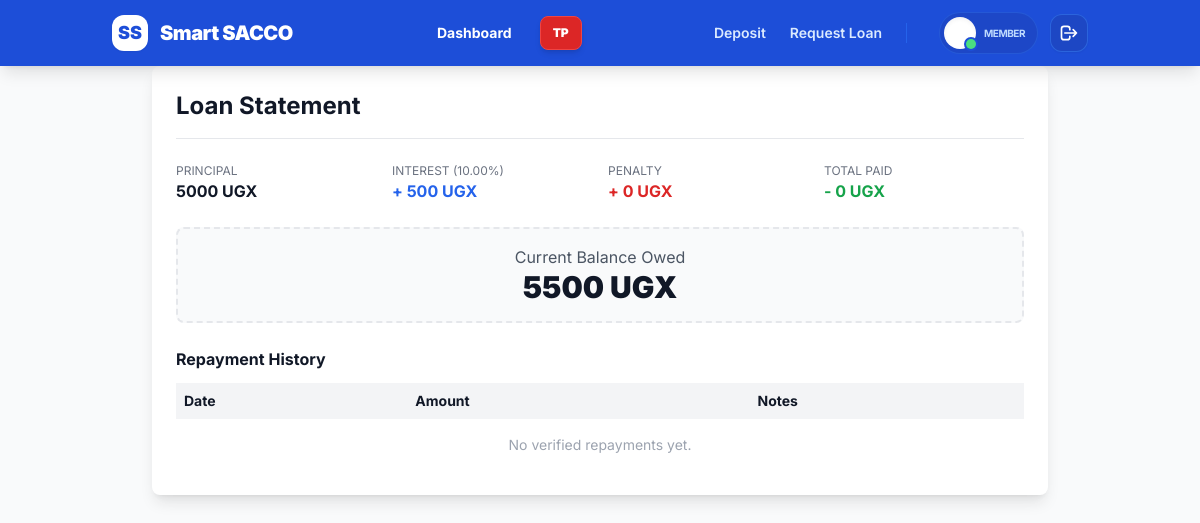
/loans/statement/2/ (signed in), run on the app's committed database.
### loans/models.py (models this page shows, shortened)
class Loan(models.Model):
    STATUS_CHOICES = (
        ('PENDING', 'Pending Approval'),
        ('APPROVED', 'Approved'),
        ('DISBURSED', 'Disbursed (Money Sent)'),
        ('FULLY_PAID', 'Fully Paid'),
        ('REJECTED', 'Rejected'),
    )
    user = models.ForeignKey(settings.AUTH_USER_MODEL, on_delete=models.CASCADE)
    amount_requested = models.DecimalField(max_digits=12, decimal_places=2)
    interest_rate = models.DecimalField(max_digits=5, decimal_places=2, default=10.00)
    penalty_rate = models.DecimalField(max_digits=5, decimal_places=2, default=2.00) # 2% Penalty
    duration_months = models.IntegerField(default=12)
    status = models.CharField(max_length=20, choices=STATUS_CHOICES, default='PENDING')
    date_applied = models.DateTimeField(auto_now_add=True)
    @property
    def base_total_payable(self):
        interest = (self.amount_requested * self.interest_rate) / 100
        return self.amount_requested + interest
    @property
    def total_repaid(self):
        return self.repayments.filter(status='VERIFIED').aggregate(
            Sum('amount')
        )['amount__sum'] or 0
    @property
    def due_date(self):
        return self.date_applied + timedelta(days=self.duration_months * 30)
    @property
    def is_overdue(self):
        base_balance = self.base_total_payable - self.total_repaid
        if base_balance > 0 and timezone.now() > self.due_date:
            return True
        return False
    @property
    def penalty_amount(self):
        if self.is_overdue:
            base_balance = self.base_total_payable - self.total_repaid
            return (base_balance * self.penalty_rate) / 100
        return 0
    @property
    def total_repayable(self):
        return self.base_total_payable + self.penalty_amount
    @property
    def remaining_balance(self):
        return self.total_repayable - self.total_repaid

### loans/views.py (the view)
# urls.py: path('statement/<int:loan_id>/', views.loan_statement, name='loan_statement'),
@login_required
def loan_statement(request, loan_id):
    loan = get_object_or_404(Loan, id=loan_id, user=request.user)
    repayments = loan.repayments.filter(status='VERIFIED').order_by('-date_paid')
    context = {
        'loan': loan,
        'repayments': repayments,
        'interest_amount': (loan.amount_requested * loan.interest_rate) / 100,
    }
    return render(request, 'loans/loan_statement.html', context)

### loans/templates/loans/loan_statement.html
{% extends 'base.html' %}
{% block content %}
<div class="max-w-4xl mx-auto p-6 bg-white shadow-lg rounded-lg">
    <h2 class="text-2xl font-bold border-b pb-4">Loan Statement</h2>
    <div class="grid grid-cols-2 md:grid-cols-4 gap-4 my-6">
        <div>
            <p class="text-gray-500 text-xs uppercase">Principal</p>
            <p class="font-bold">{{ loan.amount_requested|floatformat:0 }} UGX</p>
        </div>
        <div>
            <p class="text-gray-500 text-xs uppercase">Interest ({{ loan.interest_rate }}%)</p>
            <p class="font-bold text-blue-600">+ {{ interest_amount|floatformat:0 }} UGX</p>
        </div>
        <div>
            <p class="text-gray-500 text-xs uppercase">Penalty</p>
            <p class="font-bold text-red-600">+ {{ loan.penalty_amount|floatformat:0 }} UGX</p>
        </div>
        <div>
            <p class="text-gray-500 text-xs uppercase">Total Paid</p>
            <p class="font-bold text-green-600">- {{ loan.total_repaid|floatformat:0 }} UGX</p>
        </div>
    </div>
    <div class="bg-gray-50 p-4 rounded-lg border-2 border-dashed mb-6">
        <p class="text-center text-gray-600">Current Balance Owed</p>
        <p class="text-center text-3xl font-black text-gray-900">{{ loan.remaining_balance|floatformat:0 }} UGX</p>
    </div>
    <h3 class="font-bold mb-3">Repayment History</h3>
    <table class="w-full text-left text-sm">
        <thead>
            <tr class="bg-gray-100">
                <th class="p-2">Date</th>
                <th class="p-2">Amount</th>
                <th class="p-2">Notes</th>
            </tr>
        </thead>
        <tbody>
            {% for repayment in repayments %}
            <tr class="border-b">
                <td class="p-2">{{ repayment.date_paid|date:"d M Y" }}</td>
                <td class="p-2 font-bold">{{ repayment.amount|floatformat:0 }} UGX</td>
                <td class="p-2 text-gray-500">{{ repayment.notes|default:"-" }}</td>
            </tr>
            {% empty %}
            <tr>
                <td colspan="3" class="p-4 text-center text-gray-400">No verified repayments yet.</td>
            </tr>
            {% endfor %}
        </tbody>
    </table>
</div>
{% endblock %}

### templates/base.html (style rules this page uses)
body { font-family: 'Inter', sans-serif; background-image: url('https://i.pinimg.com/1200x/c8/1c/0d/c81c0d775dde3ef625571720b259f692.jpg'); background-size: cover; background-position: center; background-attachment: fixed; }

### data on the page
Loan: amount_requested "5000", interest_rate "10.00", penalty_amount "0", total_repaid "0", remaining_balance "5500"

### other printed values
{{ interest_amount|floatformat:0 }} "500"
